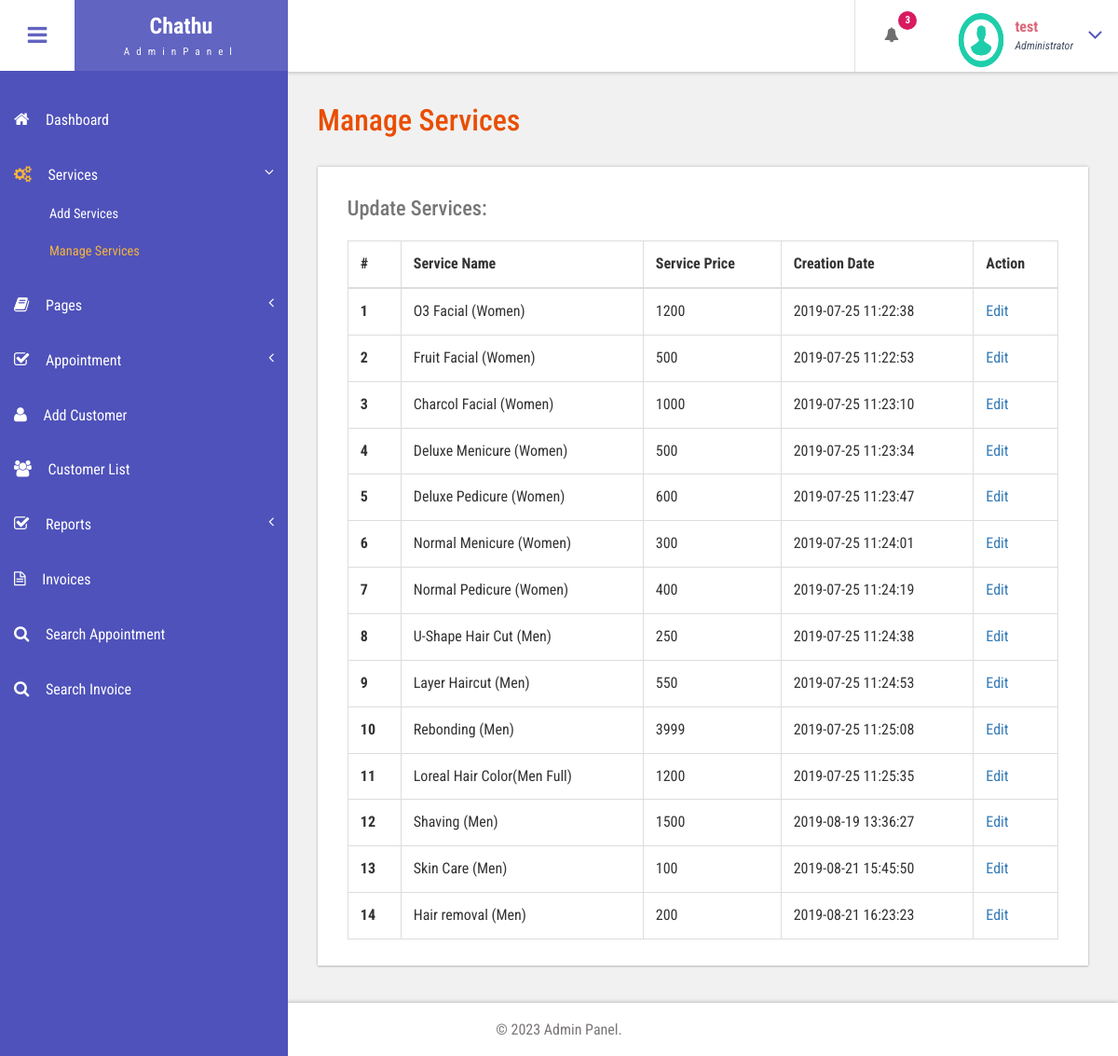
Screenshot of /admin/manage-services.php (signed in) with the database file from the repository.
### tables this page shows
CREATE TABLE `tblservices` (
  `ID` int(10) NOT NULL,
  `ServiceName` varchar(200) DEFAULT NULL,
  `Cost` int(10) DEFAULT NULL,
  `CreationDate` timestamp NULL DEFAULT CURRENT_TIMESTAMP
);

### admin/manage-services.php (the view, shortened to what this page needs)
<?php
include('includes/dbconnection.php');
if (strlen($_SESSION['bpmsaid']==0)) {
  header('location:logout.php');
  } else{
  ?>
<!DOCTYPE HTML>
<html>
<head>
<link href="css/bootstrap.css" rel='stylesheet' type='text/css' />
<link href="css/style.css" rel='stylesheet' type='text/css' />
<link href="css/font-awesome.css" rel="stylesheet">
<link href="css/animate.css" rel="stylesheet" type="text/css" media="all">
<link href="css/custom.css" rel="stylesheet">
</head>
<body class="cbp-spmenu-push">
	<div class="main-content">
		 <?php include_once('includes/sidebar.php');?>
		 <?php include_once('includes/header.php');?>
		<div id="page-wrapper">
			<div class="main-page">
				<div class="tables">
					<h3 class="title1">Manage Services</h3>
					<div class="table-responsive bs-example widget-shadow">
						<h4>Update Services:</h4>
						<table class="table table-bordered"> <thead> <tr> <th>#</th> <th>Service Name</th> <th>Service Price</th> <th>Creation Date</th><th>Action</th> </tr> </thead> <tbody>
<?php
$ret=mysqli_query($con,"select *from  tblservices");
$cnt=1;
while ($row=mysqli_fetch_array($ret)) {
?>
						 <tr> <th scope="row"><?php echo $cnt;?></th> <td><?php  echo $row['ServiceName'];?></td> <td><?php  echo $row['Cost'];?></td><td><?php  echo $row['CreationDate'];?></td> <td><a href="edit-services.php?editid=<?php echo $row['ID'];?>">Edit</a></td> </tr>   <?php
$cnt=$cnt+1;
}?></tbody> </table>
					</div>
				</div>
			</div>
		</div>
		 <?php include_once('includes/footer.php');?>
	</div>
</body>
</html>
<?php }  ?>

### admin/includes/header.php (shortened to what this page needs)
<div class="sticky-header header-section ">
      <div class="header-left">
        <button id="showLeftPush"><i class="fa fa-bars"></i></button>
        <div class="logo">
          <a href="index.html">
            <h1>Chathu</h1>
            <span>AdminPanel</span>
          </a>
        </div>
      </div>
      <div class="header-right">
        <div class="profile_details_left">
          <ul class="nofitications-dropdown">
            <?php
$ret1=mysqli_query($con,"select ID,Name from  tblappointment where Status=''");
$num=mysqli_num_rows($ret1);
?>
            <li class="dropdown head-dpdn">
              <a href="#" class="dropdown-toggle" data-toggle="dropdown" aria-expanded="false"><i class="fa fa-bell"></i><span class="badge blue"><?php echo $num;?></span></a>
            </li>
          </ul>
          <div class="clearfix"> </div>
        </div>
        <div class="profile_details">
        <?php
$adid=$_SESSION['bpmsaid'];
$ret=mysqli_query($con,"select AdminName from tbladmin where ID='$adid'");
$row=mysqli_fetch_array($ret);
$name=$row['AdminName'];
?>
          <ul>
            <li class="dropdown profile_details_drop">
              <a href="#" class="dropdown-toggle" data-toggle="dropdown" aria-expanded="false">
                <div class="profile_img">
                  <span class="prfil-img"><img src="images/download (1).png" alt="" width="50" height="60"> </span>
                  <div class="user-name">
                    <p><?php echo $name; ?></p>
                    <span>Administrator</span>
                  </div>
                  <i class="fa fa-angle-down lnr"></i>
                  <div class="clearfix"></div>
                </div>
              </a>
            </li>
          </ul>
        </div>
      </div>
      <div class="clearfix"> </div>
    </div>

### admin/css/style.css (style rules this page uses)
h4, h5, h6, h1, h2, h3 { margin: 0; }
ul, ol { margin: 0; }
p { margin: 0; }
html, body { font-family: 'Roboto Condensed', sans-serif; font-size: 100%; overflow-x: hidden; background: #fff; }
body a { transition: 0.5s all ease; -webkit-transition: 0.5s all ease; -moz-transition: 0.5s all ease; -o-transition: 0.5s all ease; -ms-transition: 0.5s all ease; text-decoration:none; }
h1,h2,h3,h4,h5,h6 { margin:0; }
p { margin:0; }
ul,label { margin:0; padding:0; }
.main-content { position: relative; }
.sticky-header { position: fixed; top: 0; left:0px; width: 100%; z-index: 100; }
.header-section { background:#FFF; box-shadow: 1px 1px 4px rgba(0, 0, 0, 0.21); -webkit-box-shadow: 1px 1px 4px rgba(0, 0, 0, 0.21); -moz-box-shadow: 1px 1px 4px rgba(0, 0, 0, 0.21); -o-box-shadow: 1px 1px 4px rgba(0, 0, 0, 0.21); }
.header-section::after { clear: both; display: block; content: ''; }
.header-left { float: left; width: 45%; }
.header-right { float: right; }
button#showLeftPush { font-size: 1.5em; width: 80px; padding: 0.87em 0; text-align: center; cursor: pointer; float: left; color: #6F6F6F; -moz-transition: all 0.2s ease-out 0s; -webkit-transition: all 0.2s ease-out 0s; transition: all 0.2s ease-out 0s; border: none; background-color: #fff; outline:none; }
.cbp-spmenu-push { overflow-x: hidden; position: relative; }
.cbp-spmenu, .cbp-spmenu-push { -webkit-transition: all 0.3s ease; -moz-transition: all 0.3s ease; transition: all 0.3s ease; }
.cbp-spmenu-push div#page-wrapper { margin: 0 0 0 19.3em; transition:.5s all; -webkit-transition:.5s all; -moz-transition:.5s all; }
.fa { display: inline-block; font-family: FontAwesome; font-style: normal; font-weight: normal; line-height: 1; -webkit-font-smoothing: antialiased; -moz-osx-font-smoothing: grayscale; }
.logo { background: #6164C1; text-align: center; float: left; }
.logo a { padding: 0.9em 3.3em .7em; display: block; text-decoration: none; }
.logo a h1 { color: #fff; font-size: 1.5em; line-height: 1.2em; font-weight: 700; }
.logo a span { color: #F8F8F8; font-size: .7em; text-align: center; letter-spacing: 7px; }
.profile_details_left { float: left; }
li.dropdown.head-dpdn { display: inline-block; padding: 1.7em 0; border-left: 1px solid #E0E0E0; float: left; }
li.dropdown.head-dpdn a.dropdown-toggle { padding: 1.7em 2em; }
i.fa.fa-bell { color:#6F6F6F; }
.header-right span.badge { font-size: 11px; font-weight: bold; color: #FFF; background: #8BC34A; line-height: 15px; width: 20px; height: 20px; border-radius: 2em; -webkit-border-radius: 2em; -moz-border-radius: 2em; -o-border-radius: 2em; text-align: center; display: inline-block; position: absolute; top: 16%; padding: 2px 0 0; }
.header-right span.blue { background-color:#D81B60; }
.profile_details { float: right; }
.profile_details_drop a.dropdown-toggle { display:block; padding: 0.8em 3em 0 2em; }
.profile_img span.prfil-img { float:left; }
.user-name { float:left; margin-top:8px; margin-left:11px; height:35px; }
.profile_details ul li { list-style-type:none; position:relative; }
.profile_details li a i.fa.lnr { position: absolute; top: 34%; right: 8%; color: #4F52BA; font-size: 1.6em; }
.user-name p { font-size:1em; color:#DD6777; line-height:1em; font-weight:700; }
.user-name span { font-size: .75em; font-style: italic; color: #424f63; font-weight: normal; margin-top: .3em; }
.widget-shadow { background-color: #fff; box-shadow: 0 -1px 3px rgba(0,0,0,.12),0 1px 2px rgba(0,0,0,.24); -webkit-box-shadow: 0 -1px 3px rgba(0,0,0,.12),0 1px 2px rgba(0,0,0,.24); -moz-box-shadow: 0 -1px 3px rgba(0,0,0,.12),0 1px 2px rgba(0,0,0,.24); }
h3.title1 { font-size: 2em; color: #e94e02; margin-bottom: 0.8em; }
.table > thead > tr > th, .table > tbody > tr > th, .table > tfoot > tr > th, .table > thead > tr > td, .table > tbody > tr > td, .table > tfoot > tr > td { border-top: none; }
.tables h4 { font-size: 1.4em; margin-bottom: 1em; color: #777777; }
.tables .panel-body ,.tables .bs-example { padding: 2em 2em 0.5em; }
.tables .table > thead > tr > th, .tables .table > tbody > tr > th, .tables .table > tfoot > tr > th, .tables .table > thead > tr > td, .tables .table > tbody > tr > td, .tables .table > tfoot > tr > td { padding: 13px; border-top: 1px solid #E0E0E0; }
.bs-example { margin-top: 2em; }

### admin/css/custom.css (style rules this page uses)
#page-wrapper { padding:7em 2em 2.5em; background-color: #F1F1F1; }

### rows the page displays
tblservices: ServiceName "O3 Facial (Women)", Cost "1200", CreationDate "2019-07-25 11:22:38"
tblservices: ServiceName "Fruit Facial (Women)", Cost "500", CreationDate "2019-07-25 11:22:53"
tblservices: ServiceName "Charcol Facial (Women)", Cost "1000", CreationDate "2019-07-25 11:23:10"
tblservices: ServiceName "Deluxe Menicure (Women)", Cost "500", CreationDate "2019-07-25 11:23:34"
tblservices: ServiceName "Deluxe Pedicure (Women)", Cost "600", CreationDate "2019-07-25 11:23:47"
tblservices: ServiceName "Normal Menicure (Women)", Cost "300", CreationDate "2019-07-25 11:24:01"
tblservices: ServiceName "Normal Pedicure (Women)", Cost "400", CreationDate "2019-07-25 11:24:19"
tblservices: ServiceName "U-Shape Hair Cut (Men)", Cost "250", CreationDate "2019-07-25 11:24:38"
tblservices: ServiceName "Layer Haircut (Men)", Cost "550", CreationDate "2019-07-25 11:24:53"
tblservices: ServiceName "Rebonding (Men)", Cost "3999", CreationDate "2019-07-25 11:25:08"
tblservices: ServiceName "Loreal Hair Color(Men Full)", Cost "1200", CreationDate "2019-07-25 11:25:35"
tblservices: ServiceName "Shaving (Men)", Cost "1500", CreationDate "2019-08-19 13:36:27"
tblservices: ServiceName "Skin Care (Men)", Cost "100", CreationDate "2019-08-21 15:45:50"
tblservices: ServiceName "Hair removal (Men)", Cost "200", CreationDate "2019-08-21 16:23:23"

### other values shown
$num "3"
$name "test"
